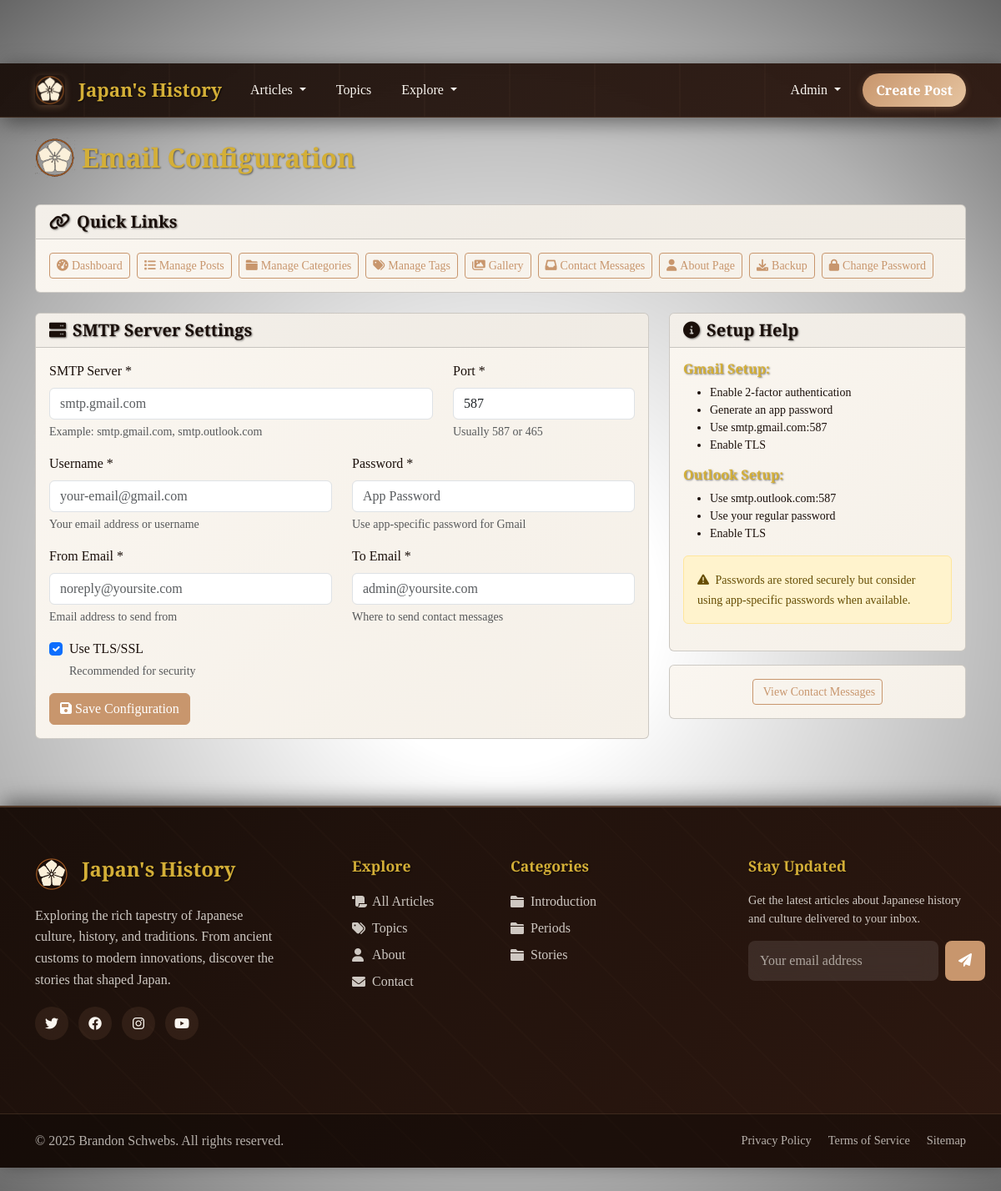
Before: /admin/email-config (signed in) with the older database file.
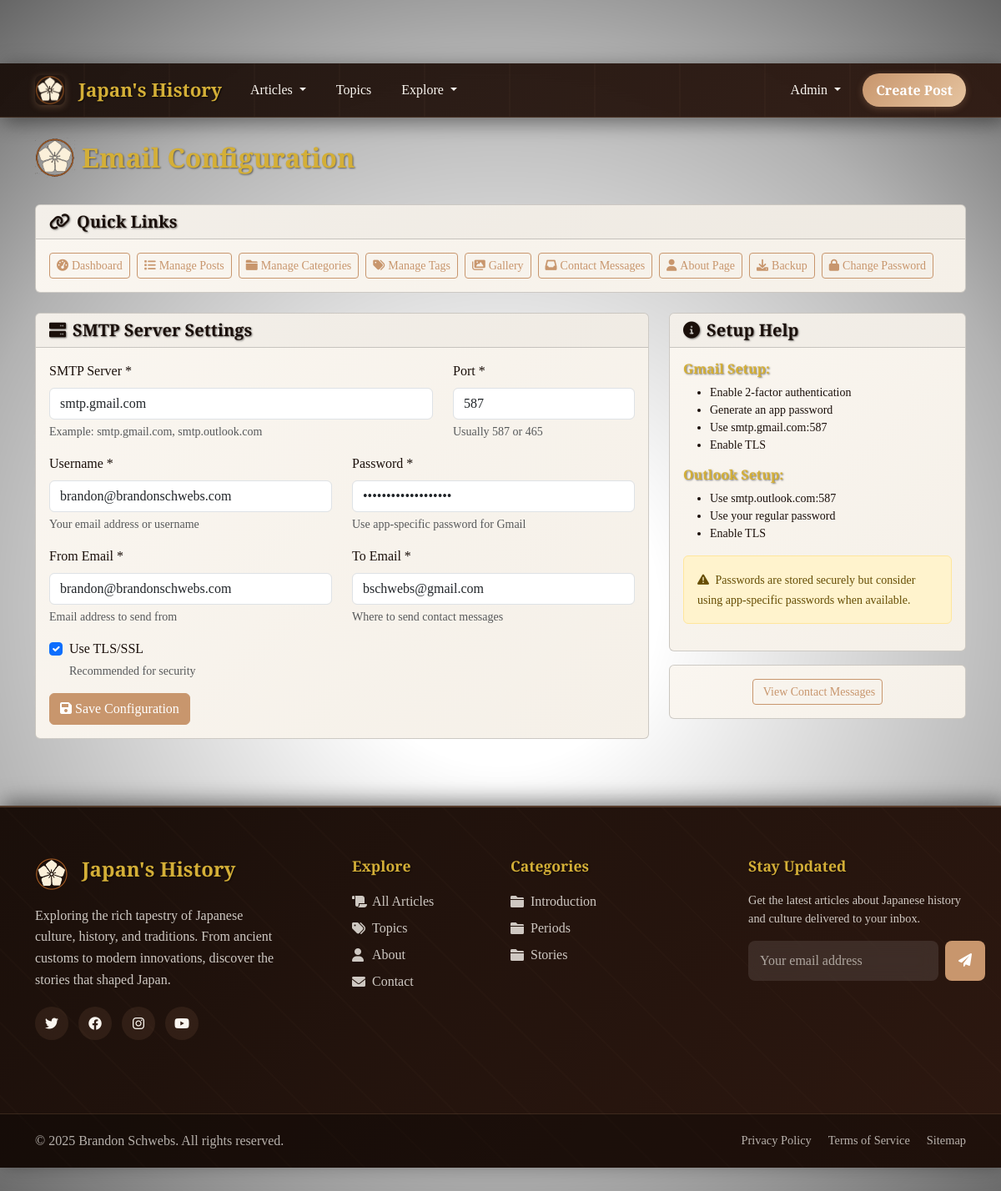
After: the same page with the newer database file.
### tables this page shows
CREATE TABLE email_config (
                id INTEGER PRIMARY KEY AUTOINCREMENT,
                smtp_server TEXT NOT NULL,
                smtp_port INTEGER NOT NULL DEFAULT 587,
                smtp_username TEXT NOT NULL,
                smtp_password TEXT NOT NULL,
                from_email TEXT NOT NULL,
                to_email TEXT NOT NULL,
                use_tls BOOLEAN DEFAULT 1,
                created_at TIMESTAMP DEFAULT CURRENT_TIMESTAMP,
                updated_at TIMESTAMP DEFAULT CURRENT_TIMESTAMP
            );

### routes/admin.py (the view, shortened to what this page needs)
@admin.route('/admin/email-config', methods=['GET', 'POST'])
@admin_required
def admin_email_config():
    config = EmailConfigModel.get_config()
    return render_template('admin/email_config.html', config=config)

### forms.py
class SearchForm(FlaskForm):
    query = StringField('Search', validators=[Length(max=200)], render_kw={"placeholder": "Search posts..."})
    submit = SubmitField('Search')

### models.py (called while the page is built)
def get_db():
    db = getattr(g, '_database', None)
    if db is None:
        db = g._database = sqlite3.connect(current_app.config['DATABASE'])
        db.row_factory = sqlite3.Row
    return db

    @staticmethod
    def get_introduction_post():
        db = get_db()
        return db.execute('''
            SELECT p.* FROM posts p
            JOIN categories c ON p.category_id = c.id
            WHERE c.slug = 'introduction'
            LIMIT 1
        ''').fetchone()

    @staticmethod
    def get_all_categories():
        db = get_db()
        return db.execute('''
            SELECT c.*, COUNT(p.id) as post_count
            FROM categories c
            LEFT JOIN posts p ON c.id = p.category_id
            GROUP BY c.id
            ORDER BY c.name
        ''').fetchall()

    @staticmethod
    def get_config():
        db = get_db()
        return db.execute('SELECT * FROM email_config ORDER BY id DESC LIMIT 1').fetchone()

### utils.py (called while the page is built)
def is_admin_logged_in():
    return session.get('admin_logged_in', False)

### templates/admin/email_config.html (shortened to what the changed rows need)
{% extends "base.html" %}
{% block content %}
<div class="d-flex justify-content-between align-items-center mb-4">
    <h1 class="d-flex align-items-center" style="font-size: 2rem;"><img src="{{ url_for('static', filename='img/Japanese History Blog Logo - Styled.png') }}" alt="Japan's History Logo" class="me-2" style="height: 48px; width: 48px;">Email Configuration</h1>
</div>
<div class="row">
    <div class="col-lg-8">
        <div class="card">
            <div class="card-body">
                <form method="POST">
                    <div class="row">
                        <div class="col-md-8 mb-3">
                            <label for="smtp_server" class="form-label">SMTP Server *</label>
                            <input type="text" class="form-control" id="smtp_server" name="smtp_server"
                                   value="{{ config.smtp_server if config }}" placeholder="smtp.gmail.com" required>
                            <div class="form-text">Example: smtp.gmail.com, smtp.outlook.com</div>
                        </div>
                        <div class="col-md-4 mb-3">
                            <label for="smtp_port" class="form-label">Port *</label>
                            <input type="number" class="form-control" id="smtp_port" name="smtp_port"
                                   value="{{ config.smtp_port if config else 587 }}" required>
                            <div class="form-text">Usually 587 or 465</div>
                        </div>
                    </div>
                    <div class="row">
                        <div class="col-md-6 mb-3">
                            <label for="smtp_username" class="form-label">Username *</label>
                            <input type="text" class="form-control" id="smtp_username" name="smtp_username"
                                   value="{{ config.smtp_username if config }}" placeholder="your-email@gmail.com" required>
                            <div class="form-text">Your email address or username</div>
                        </div>
                        <div class="col-md-6 mb-3">
                            <label for="smtp_password" class="form-label">Password *</label>
                            <input type="password" class="form-control" id="smtp_password" name="smtp_password"
                                   value="{{ config.smtp_password if config }}" placeholder="App Password" required>
                            <div class="form-text">Use app-specific password for Gmail</div>
                        </div>
                    </div>
                    <div class="row">
                        <div class="col-md-6 mb-3">
                            <label for="from_email" class="form-label">From Email *</label>
                            <input type="email" class="form-control" id="from_email" name="from_email"
                                   value="{{ config.from_email if config }}" placeholder="noreply@yoursite.com" required>
                            <div class="form-text">Email address to send from</div>
                        </div>
                        <div class="col-md-6 mb-3">
                            <label for="to_email" class="form-label">To Email *</label>
                            <input type="email" class="form-control" id="to_email" name="to_email"
                                   value="{{ config.to_email if config }}" placeholder="admin@yoursite.com" required>
                            <div class="form-text">Where to send contact messages</div>
                        </div>
                    </div>
                </form>
            </div>
        </div>
    </div>
</div>
{% endblock %}

Changed rows visible on the page:
added email_config: smtp_server "smtp.gmail.com", smtp_port "587", smtp_username "brandon@brandonschwebs.com", from_email "brandon@brandonschwebs.com", to_email "bschwebs@gmail.com"
Other visible differences:
form field smtp_port: "587" → (not shown)
